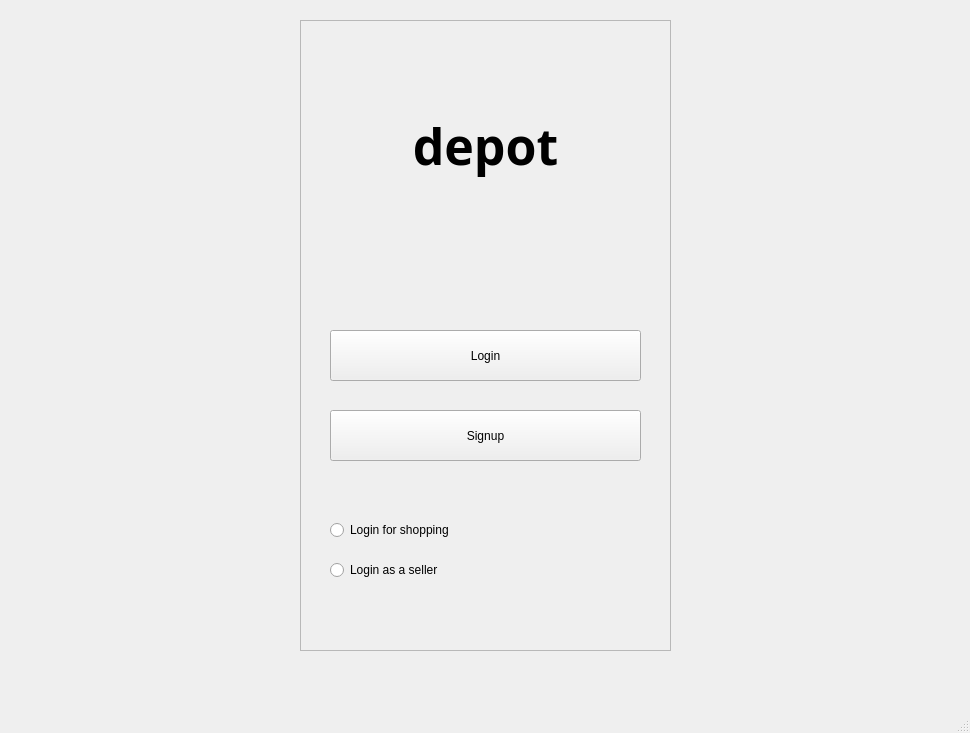
<?xml version="1.0" encoding="UTF-8"?>
<ui version="4.0">
 <class>MainWindow</class>
 <widget class="QMainWindow" name="MainWindow">
  <property name="geometry">
   <rect>
    <x>0</x>
    <y>0</y>
    <width>970</width>
    <height>733</height>
   </rect>
  </property>
  <property name="windowTitle">
   <string>Depot</string>
  </property>
  <widget class="QWidget" name="centralwidget">
   <widget class="QFrame" name="frm_MainFrame">
    <property name="geometry">
     <rect>
      <x>300</x>
      <y>20</y>
      <width>371</width>
      <height>631</height>
     </rect>
    </property>
    <property name="frameShape">
     <enum>QFrame::StyledPanel</enum>
    </property>
    <property name="frameShadow">
     <enum>QFrame::Raised</enum>
    </property>
    <widget class="QPushButton" name="btn_Signup">
     <property name="geometry">
      <rect>
       <x>30</x>
       <y>390</y>
       <width>311</width>
       <height>51</height>
      </rect>
     </property>
     <property name="text">
      <string>Signup</string>
     </property>
    </widget>
    <widget class="QPushButton" name="btn_Lgin">
     <property name="geometry">
      <rect>
       <x>30</x>
       <y>310</y>
       <width>311</width>
       <height>51</height>
      </rect>
     </property>
     <property name="text">
      <string>Login</string>
     </property>
    </widget>
    <widget class="QLabel" name="lbl_MainDeopt">
     <property name="geometry">
      <rect>
       <x>60</x>
       <y>90</y>
       <width>251</width>
       <height>71</height>
      </rect>
     </property>
     <property name="layoutDirection">
      <enum>Qt::LeftToRight</enum>
     </property>
     <property name="styleSheet">
      <string notr="true">font-family: Calibri Light;
font-size: 50px;
font-weight: bold;</string>
     </property>
     <property name="text">
      <string>depot</string>
     </property>
     <property name="alignment">
      <set>Qt::AlignCenter</set>
     </property>
    </widget>
    <widget class="QRadioButton" name="rbtn_CusLogin">
     <property name="geometry">
      <rect>
       <x>30</x>
       <y>500</y>
       <width>141</width>
       <height>20</height>
      </rect>
     </property>
     <property name="text">
      <string>Login for shopping</string>
     </property>
    </widget>
    <widget class="QRadioButton" name="rbtn_SelLogin">
     <property name="geometry">
      <rect>
       <x>30</x>
       <y>540</y>
       <width>131</width>
       <height>20</height>
      </rect>
     </property>
     <property name="text">
      <string>Login as a seller</string>
     </property>
    </widget>
   </widget>
  </widget>
  <widget class="QMenuBar" name="menubar">
   <property name="geometry">
    <rect>
     <x>0</x>
     <y>0</y>
     <width>970</width>
     <height>26</height>
    </rect>
   </property>
  </widget>
  <widget class="QStatusBar" name="statusbar"/>
 </widget>
 <resources/>
 <connections/>
</ui>
